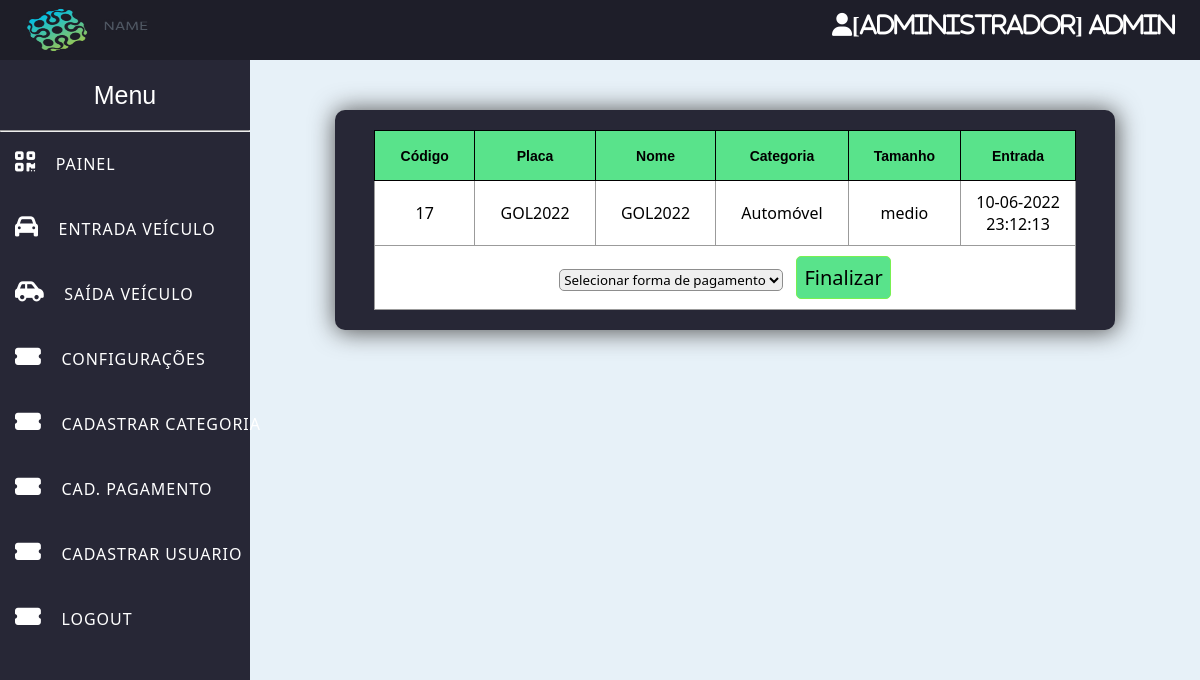
Page /saida-veiculo.php?placa=GOL2022&veiculo=17 (signed in) on the committed database.
### tables this page shows
CREATE TABLE `usuarios` (
  `id_usuario` int(4) NOT NULL AUTO_INCREMENT,
  `nome_usuario` varchar(50) DEFAULT NULL,
  `email` varchar(100) DEFAULT NULL,
  `senha` varchar(80) DEFAULT NULL,
  `nivel` varchar(15) DEFAULT NULL,
  PRIMARY KEY (`id_usuario`)
);

CREATE TABLE `veiculos` (
  `id_veiculo` int(7) NOT NULL AUTO_INCREMENT,
  `placa` varchar(10) DEFAULT NULL,
  `nome_veiculo` varchar(30) DEFAULT NULL,
  `cor` varchar(30) DEFAULT NULL,
  `tamanho` varchar(10) DEFAULT NULL,
  `nome_categoria` varchar(50) DEFAULT NULL,
  `estacionado` varchar(5) DEFAULT NULL,
  `data_entrada` timestamp NOT NULL DEFAULT current_timestamp(),
  `data_saida` datetime DEFAULT NULL,
  PRIMARY KEY (`id_veiculo`)
);

### saida-veiculo.php (the view, shortened to what this page needs)
<head>
    <?php include('sidebar.php'); ?>
    <?php include('db/config.php');
    ?>
    <link rel="stylesheet" href="css/saida.css">
</head>
<section id="primeiro-bloco" class="display-column-flex">
<main>
    <?php
    if (empty(@$_GET['veiculo']) && is_null(@$_GET['veiculo'])) {
    ?>
    <div class="titulo">
            <h1>Saída Veículo</h1>
        </div>
        <div class="container-saidas">
        <table class="tabela">
        <form class="form" name="fmrpesquisa" id="frmpesquisa" method="POST">
                <div class="filtro">
                    Filtrar por placa:<input type="text" name="placa" placeholder="Filtrar por placa" value="<?php echo @$_POST['placa'] ?>">
                </div>
                <div class="div-btn-gerar">
                    <input class="btn-gerar" type="submit" name="botao" value="Gerar">
                </div>
            <br>
        </form>
        </table>
        <form method="post" action="saida-veiculo.php>">
            <table class="tabela" align="CENTER">
                <tr>
                    <th width="10%">Placa</th>
                    <th width="10%">Nome</th>
                    <th width="10%">Categoria</th>
                    <th width="10%">Tamanho</th>
                    <th width="10%">Entrada</th>
                    <th width="10%">Saídas</th>
                </tr>
                <?php
                $query = "SELECT * FROM veiculos WHERE estacionado='sim'";
                @$placa = $_POST['placa'];
                if (true) $query .= ($placa ? " AND placa LIKE '%$placa%' " : "");
                $result = mysqli_query($con, $query);
                while ($coluna = mysqli_fetch_array($result)) {
                ?>
                    <tr>
                        <td width="10%" align="center"><?php echo $coluna['placa']; ?></td>
                        <td width="10%" align="center"><?php echo $coluna['nome_veiculo']; ?></td>
                        <td width="10%" align="center"><?php echo $coluna['nome_categoria']; ?></td>
                        <td width="10%" align="center"><?php echo $coluna['tamanho']; ?></td>
                        <td width="10%" align="center"><?php $data_entrada = new DateTime($coluna['data_entrada']);
                                                        echo $data_entrada->format('d-m-Y H:i:s') . "<br>"; ?></td>
                        <td width="10%">
                            <a class="cor-link" href="saida-veiculo.php?placa=<?php echo @$coluna['placa']; ?>&veiculo=<?php echo @$coluna['id_veiculo']; ?>">
                                <input class="btn-saida" type="button" value="Saída" />
                            </a>
                        </td>
                    </tr>
                <?php
                }
            } else {
                ?>
                <form method="post" action="">
                <div class="container-saidas">
                    <table class="tabela-relatorio" align="CENTER">
                        <tr>
                            <th width="5%">Código</th>
                            <th width="10%">Placa</th>
                            <th width="10%">Nome</th>
                            <th width="10%">Categoria</th>
                            <th width="10%">Tamanho</th>
                            <th width="10%">Entrada</th>
                        </tr>
                        <?php
                        $veiculo = @$_GET['veiculo'];
                        $query = "SELECT * FROM veiculos WHERE estacionado='sim' AND id_veiculo='$veiculo'";
                        @$placa = $_POST['placa'];
                        if (true) {
                            $query .= ($placa ? " AND placa LIKE '%$placa%' " : "");
                        }
                        $result = mysqli_query($con, $query);
                        while ($coluna = mysqli_fetch_array($result)) {
                        ?>
                            <tr>
                                <td width="5%" align="center"><?php echo $coluna['id_veiculo']; ?></td>
                                <td width="10%" align="center"><?php echo $coluna['placa']; ?></td>
                                <td width="10%" align="center"><?php echo $coluna['nome_veiculo']; ?></td>
                                <td width="10%" align="center"><?php echo $coluna['nome_categoria']; ?></td>
                                <td width="10%" align="center"><?php echo $coluna['tamanho']; ?></td>
                                <td width="10%" align="center"><?php $data_entrada = new DateTime($coluna['data_entrada']);
                                                                echo $data_entrada->format('d-m-Y H:i:s') . "<br>"; ?></td>
                            </tr>
                        <?php
                        }
                        ?>
                        <tr>
                            <td colspan="8" align="center">
                                <select name="selected_tipo_pagamento" required>
                                    <option value="">Selecionar forma de pagamento</option>
                                </select>
                                <input class="btn-finalizar" type="submit" name="botao" value="Finalizar">
                            </td>
                        </tr>
                    </table>
                    </div>
                </form>
            <?php
            }
            ?>
            </main>
</section>

### sidebar.php (shortened to what this page needs)
<!DOCTYPE html>
<html lang="pt-br">
<head>
    <?php include('db/config.php');
    $id_usuario = @$_SESSION['id_usuario'];
    include('db/config.php');
    $query = "SELECT * FROM usuarios WHERE id_usuario='$id_usuario'";
    $result = mysqli_query($con, $query);
    while ($usuario = mysqli_fetch_assoc($result)) {
        $login = $usuario['nome_usuario'];
        $nivel = $usuario['nivel'];
    }
    ?>
    <link rel="stylesheet" href="css/sidebar.css">
</head>
<div class="topbar">
    <img src="img/corp.jpg" alt="logo marca">
    <i class="fas fa-light fa-user" id="user-icon"><?php echo "[" . @$nivel . "] " . @$login;  ?></i>
</div>
<div class="sidebar">
    <header> Menu </header>
    <hr>
    <a class="a-efeito" href="index.php">
        <i class="fas fa-qrcode"></i>
        <span>Painel</span>
    </a>
    <a class="a-efeito" href="entrada-veiculo.php">
        <i class="fas fa-car"> </i>
        <span>Entrada veículo</span>
    </a>
    <a class="a-efeito" href="saida-veiculo.php">
        <i class="fas fa-car-side"></i>
        <span>Saída veículo</span>
    </a>
    <?php if (@$_SESSION["nivel_usuario"] == "Administrador") { ?>
        <a class="a-efeito" href="configuracoes.php">
            <i class="fas fa-ticket-alt"></i>
            <span>configurações</span>
        </a>
        <a class="a-efeito" href="cadastro-categoria.php">
            <i class="fas fa-ticket-alt"></i>
            <span>cadastrar categoria</span>
        </a>
        <a class="a-efeito" href="cadastro-forma-pagamento.php">
            <i class="fas fa-ticket-alt"></i>
            <span>cad. pagamento</span>
        </a>
        <a class="a-efeito" href="cadastro-usuario.php">
            <i class="fas fa-ticket-alt"></i>
            <span>cadastrar usuario</span>
        </a>
    <?php } ?>
    <?php if (@$_SESSION["nivel_usuario"] == "Administrador" || @$_SESSION["nivel_usuario"] == "Operador") { ?>
        <a class="a-efeito" href="logout.php">
            <i class="fas fa-ticket-alt"></i>
            <span>logout</span>
        </a>
    <?php } ?>
</div>
<body>
</body>
</html>

### css/sidebar.css (style rules this page uses)
* { margin: 0; padding: 0; text-decoration: none; }
body { background-color: rgb(231, 241, 248); }
img { width: 150px; height: 60px; }
.sidebar { position: fixed; width: 250px; margin-top: 60px; height: 100%; transition: all .5s ease; background-color: #272736; }
.sidebar header { font-size: 25px; color: white; line-height: 70px; text-align: center; background: #272736; user-select: none; font-family: Arial, Helvetica, sans-serif; }
.sidebar .a-efeito { display: block; height: 65px; width: 100%; color: white; line-height: 65px; padding-left: border-box; border-left: 15px solid transparent; font-family: -apple-system, BlinkMacSystemFont, 'Segoe UI', Roboto, Oxygen, Ubuntu, Cantarell, 'Open Sans', 'Helvetica Neue', sans-serif; transition: all .5s ease; }
.sidebar .a-efeito i { font-size: 23px; margin-right: 16px; }
.sidebar .a-efeito span { letter-spacing: 1px; text-transform: uppercase; }
.topbar { position: fixed; width: 100%; height: 60px; background: #1e1e29; }
#user-icon { float: right; margin: 13px 25px 10px 0; font-size: 23px; color: #ffffff; }

### css/saida.css (style rules this page uses)
* { margin: 0; padding: 0; text-decoration: none; font-family:'Segoe UI', Tahoma, Geneva, Verdana, sans-serif; }
body { background-color: rgb(231, 241, 248); }
img { width: 170px; height: 60px; }
main { margin: 0 auto 0 250px; padding-top: 60px; color: rgb(39, 39, 54); }
input { background-color: #f0f0f0; font-size: 20px; outline: none; border: 1px solid #8d8d8d;; border-radius: 5px; }
select { outline: none; border: 1px solid #8d8d8d;; border-radius: 5px; }
.btn-finalizar { background-color: #59E38B; color: #000000; padding: 7px; margin-left: 9px; border-radius: 5px; border: 1px solid #78F051; }
.container-saidas { display: flex; flex-wrap: wrap; justify-content: space-evenly; width: 65vw; height: 32vh; height: auto; padding: 20px 0px; margin: 50px auto 20px auto; border-radius: 10px; background-color: rgb(39, 39, 54); box-shadow: 1px 1px 25px 1px #525252; }
.tabela-relatorio { border-collapse: collapse; width: 90%; border-radius: 5px; }
.tabela, tr, th, td { background-color: #ffffff; border: 1px solid rgb(155, 155, 155); }
th { font-family: Arial, Helvetica, sans-serif; font-size: 14px; height: 50px; border: 1px solid black; background-color: #59E38B; color: rgb(0, 0, 0); }
td, .senhaColuna { width: 10%; }
th, td { padding: 10px; }

### rows in the picture
usuarios: nivel "Administrador", nome_usuario "Admin"
veiculos: id_veiculo "17", placa "GOL2022", nome_veiculo "GOL2022", nome_categoria "Automóvel", tamanho "medio", data_entrada "10-06-2022 23:12:13"
